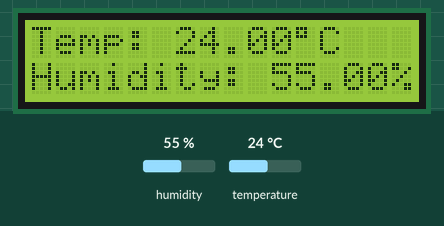
This sketch was run on a simulated Arduino Uno, built with avr-gcc and run on an emulated ATmega328P. On the bench: 16×2 character LCD. The test bench sets the inputs (shaded band); at power-on: humidity 55 %, temperature 24 °C. What the sketch prints to the serial monitor is not drawn.

Above: at 1.2 s.
1.3 s: humidity set to 22 %
At 2.9 s:
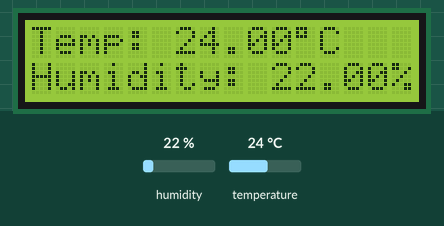
5.4 s: temperature set to 12 °C
At 6.7 s:
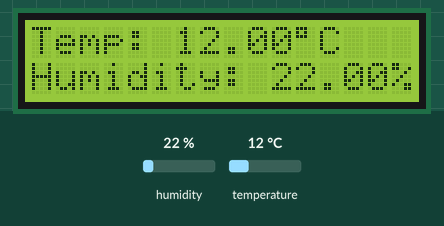
8.7 s: humidity set to 40 %
At 10.2 s:
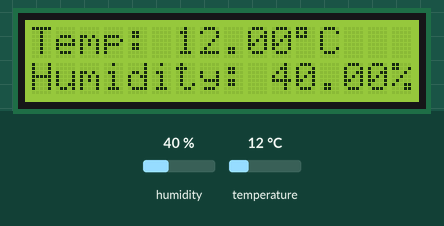
11.9 s: temperature set to 19 °C
At 13.3 s:
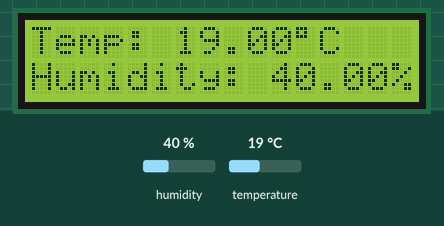
Timing chart, 0 to 14.9 s (numbered marks = the images above; inputs shaded):
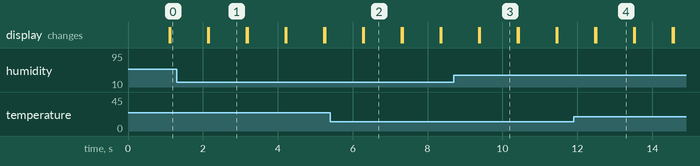

The sketch:

dht11_with_liquid_crystal.ino
```cpp
#include <LiquidCrystal.h>
LiquidCrystal lcd(12, 11, 5, 4, 3, 2);

#include <dht11.h>
dht11 DHT11;

#define DHT11PIN 7

void setup() {
  lcd.begin(16, 2);
  Serial.begin(9600);
  Serial.println("Program testowy DHT11");
  Serial.println();

}

void loop() {
  int chk = DHT11.read(DHT11PIN);
  Serial.print("Stan sensora: ");
  switch (chk)
  {
    case DHTLIB_OK:
    Serial.print("OK\t");
    break;
    case DHTLIB_ERROR_CHECKSUM:
    Serial.println("Błąd sumy kontrolnej\t");
    break;
    case DHTLIB_ERROR_TIMEOUT:
    Serial.println("Koniec czasu oczekiwania - brak odpowiedzi\t");
    break;
    default:
    Serial.println("Nieznany błąd\t");
    break;
  }

  float humidity = DHT11.humidity;
  float temperature = DHT11.temperature;

  Serial.print("Wilgotnosc (%): ");              //wyświetlenie wartości wilgotności
  Serial.print(humidity, 2);
  Serial.print("\t");
  Serial.print("Temperatura (C): ");           //wyświetlenie temperatury
  Serial.println(temperature, 2);

  lcd.setCursor(0,0);
  lcd.clear();
  lcd.print("Temp: ");
  lcd.print(temperature);
  lcd.print((char)223);
  lcd.print("C");

  lcd.setCursor(0,1);
  lcd.print("Humidity: ");
  lcd.print(humidity);
  lcd.print("%");

  delay(1000);
  lcd.setCursor(0, 0);
  lcd.clear();
}
```

Measured:
- after the input at 1.3 s, the display: first differs from a run without the input after 0.86 s (image 1)
- after the input at 5.4 s, the display: first differs from a run without the input after 0.90 s (image 2)
- after the input at 8.7 s, the display: first differs from a run without the input after 0.70 s (image 3)
- after the input at 11.9 s, the display: first differs from a run without the input after 0.60 s (image 4)
- what the display in image 1 shows lasts 1.0 s, from 2.2 s to 3.2 s
